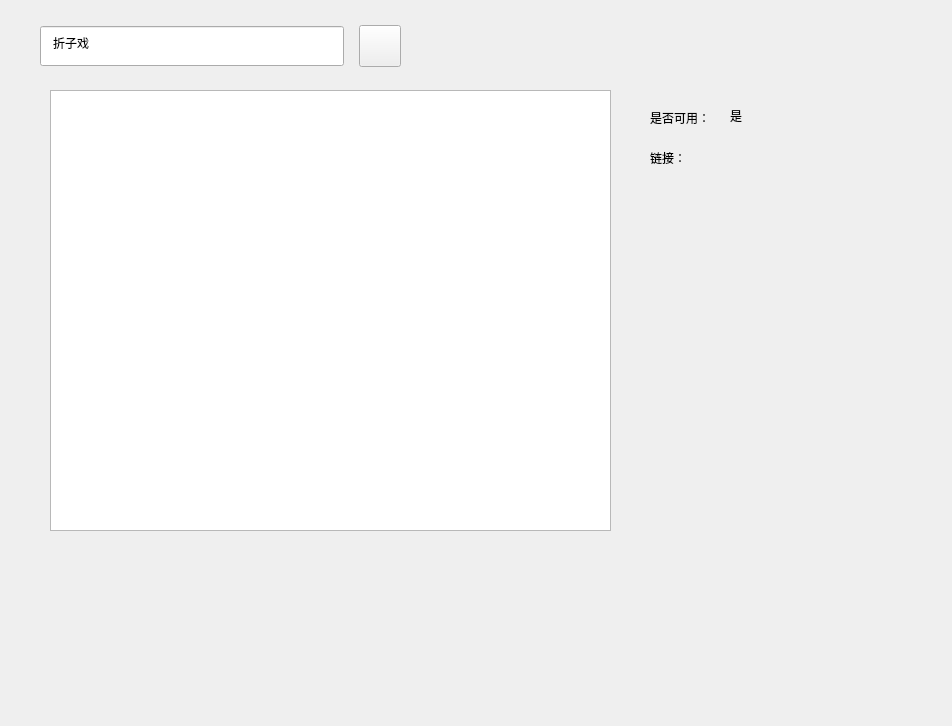
<?xml version="1.0" encoding="UTF-8"?>
<ui version="4.0">
 <class>Widget</class>
 <widget class="QWidget" name="Widget">
  <property name="geometry">
   <rect>
    <x>0</x>
    <y>0</y>
    <width>952</width>
    <height>726</height>
   </rect>
  </property>
  <property name="windowTitle">
   <string>Widget</string>
  </property>
  <property name="styleSheet">
   <string notr="true">#lineEdit,#pEdit_id
{
	padding-left:10px;
}

#pBtn_search,#pBtn_searchId
{
	border-image: url(:/Res/Image/search.png);
	padding: 10 10 10 10;

	min-width: 20;
	min-height: 20;
	max-width: 20;
	max-height: 20;
}


</string>
  </property>
  <widget class="QTableView" name="pTab_wgt">
   <property name="geometry">
    <rect>
     <x>50</x>
     <y>90</y>
     <width>561</width>
     <height>441</height>
    </rect>
   </property>
  </widget>
  <widget class="QLabel" name="pLbl_status">
   <property name="geometry">
    <rect>
     <x>730</x>
     <y>100</y>
     <width>191</width>
     <height>31</height>
    </rect>
   </property>
   <property name="text">
    <string>是</string>
   </property>
   <property name="alignment">
    <set>Qt::AlignLeading|Qt::AlignLeft|Qt::AlignVCenter</set>
   </property>
  </widget>
  <widget class="QLabel" name="pLbl_url">
   <property name="geometry">
    <rect>
     <x>730</x>
     <y>150</y>
     <width>201</width>
     <height>141</height>
    </rect>
   </property>
   <property name="text">
    <string/>
   </property>
   <property name="alignment">
    <set>Qt::AlignLeading|Qt::AlignLeft|Qt::AlignTop</set>
   </property>
   <property name="wordWrap">
    <bool>true</bool>
   </property>
  </widget>
  <widget class="QLabel" name="label">
   <property name="geometry">
    <rect>
     <x>650</x>
     <y>110</y>
     <width>58</width>
     <height>16</height>
    </rect>
   </property>
   <property name="text">
    <string>是否可用：</string>
   </property>
  </widget>
  <widget class="QLabel" name="label_2">
   <property name="geometry">
    <rect>
     <x>650</x>
     <y>150</y>
     <width>58</width>
     <height>16</height>
    </rect>
   </property>
   <property name="text">
    <string>链接：</string>
   </property>
  </widget>
  <widget class="QWidget" name="">
   <property name="geometry">
    <rect>
     <x>40</x>
     <y>20</y>
     <width>361</width>
     <height>52</height>
    </rect>
   </property>
   <layout class="QHBoxLayout" name="horizontalLayout">
    <property name="spacing">
     <number>15</number>
    </property>
    <item>
     <widget class="QLineEdit" name="lineEdit">
      <property name="minimumSize">
       <size>
        <width>0</width>
        <height>40</height>
       </size>
      </property>
      <property name="text">
       <string>折子戏</string>
      </property>
      <property name="placeholderText">
       <string>歌曲名、歌手名</string>
      </property>
     </widget>
    </item>
    <item>
     <widget class="QPushButton" name="pBtn_search">
      <property name="text">
       <string/>
      </property>
     </widget>
    </item>
   </layout>
  </widget>
 </widget>
 <resources/>
 <connections/>
</ui>
